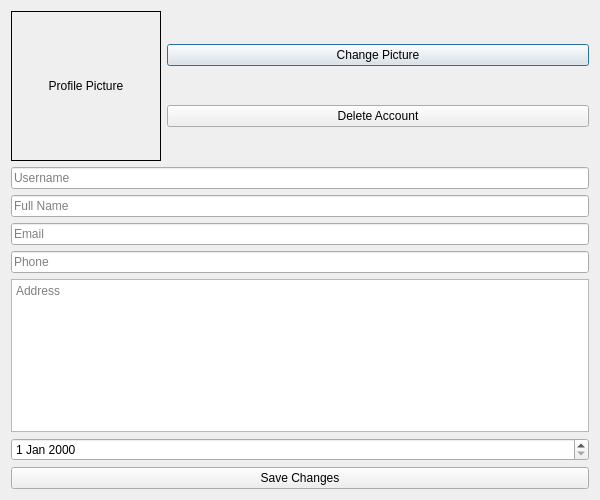
<?xml version="1.0" encoding="UTF-8"?>
<ui version="4.0">
 <class>ProfileManager</class>
 <widget class="QDialog" name="ProfileManager">
  <property name="geometry">
   <rect>
    <x>0</x>
    <y>0</y>
    <width>600</width>
    <height>500</height>
   </rect>
  </property>
  <property name="windowTitle">
   <string>Profile Management</string>
  </property>
  <property name="styleSheet">
   <string notr="true">/* ===== Modern App Styling with Animations ===== */
QWidget {
    background: qlineargradient(x1:0, y1:0, x2:1, y2:1,
        stop:0 #0a0a1a, stop:0.3 #1a1a2e, stop:0.7 #16213e, stop:1 #0f0f23);
    font-family: 'Segoe UI', 'SF Pro Display', 'Arial', sans-serif;
    color: #ffffff;
}

/* ===== Animated Background Elements ===== */
QWidget::before {
    content: "";
    position: absolute;
    top: 0;
    left: 0;
    right: 0;
    bottom: 0;
    background: 
        radial-gradient(circle at 20% 80%, rgba(0, 180, 216, 0.08) 0%, transparent 50%),
        radial-gradient(circle at 80% 20%, rgba(92, 107, 192, 0.08) 0%, transparent 50%),
        radial-gradient(circle at 40% 40%, rgba(255, 179, 0, 0.04) 0%, transparent 50%);
    animation: backgroundShift 25s ease-in-out infinite;
}

/* ===== Modern Input Fields ===== */
QLineEdit {
    background: rgba(255, 255, 255, 0.08);
    backdrop-filter: blur(10px);
    color: #ffffff;
    padding: 16px 20px;
    border-radius: 16px;
    border: 1px solid rgba(255, 255, 255, 0.1);
    font-size: 15px;
    font-weight: 400;
    box-shadow: 
        0 4px 16px rgba(0, 0, 0, 0.1),
        inset 0 1px 0 rgba(255, 255, 255, 0.1);
    transition: all 0.3s cubic-bezier(0.4, 0, 0.2, 1);
}

QLineEdit:focus {
    background: rgba(255, 255, 255, 0.12);
    border: 1px solid rgba(0, 212, 255, 0.5);
    box-shadow: 
        0 0 0 4px rgba(0, 212, 255, 0.1),
        0 8px 24px rgba(0, 212, 255, 0.2),
        inset 0 1px 0 rgba(255, 255, 255, 0.2);
    transform: translateY(-2px);
}

QLineEdit::placeholder {
    color: rgba(255, 255, 255, 0.5);
    font-style: normal;
    font-weight: 400;
}

QLineEdit[readOnly="true"] {
    background: rgba(255, 255, 255, 0.04);
    border: 1px solid rgba(255, 255, 255, 0.05);
    color: rgba(255, 255, 255, 0.7);
}

/* ===== Modern Text Edit ===== */
QTextEdit {
    background: rgba(255, 255, 255, 0.08);
    backdrop-filter: blur(10px);
    color: #ffffff;
    padding: 16px 20px;
    border-radius: 16px;
    border: 1px solid rgba(255, 255, 255, 0.1);
    font-size: 15px;
    font-weight: 400;
    box-shadow: 
        0 4px 16px rgba(0, 0, 0, 0.1),
        inset 0 1px 0 rgba(255, 255, 255, 0.1);
    transition: all 0.3s cubic-bezier(0.4, 0, 0.2, 1);
}

QTextEdit:focus {
    background: rgba(255, 255, 255, 0.12);
    border: 1px solid rgba(0, 212, 255, 0.5);
    box-shadow: 
        0 0 0 4px rgba(0, 212, 255, 0.1),
        0 8px 24px rgba(0, 212, 255, 0.2),
        inset 0 1px 0 rgba(255, 255, 255, 0.2);
    transform: translateY(-2px);
}

/* ===== Modern Date Edit ===== */
QDateEdit {
    background: rgba(255, 255, 255, 0.08);
    backdrop-filter: blur(10px);
    color: #ffffff;
    padding: 16px 20px;
    border-radius: 16px;
    border: 1px solid rgba(255, 255, 255, 0.1);
    font-size: 15px;
    font-weight: 400;
    box-shadow: 
        0 4px 16px rgba(0, 0, 0, 0.1),
        inset 0 1px 0 rgba(255, 255, 255, 0.1);
    transition: all 0.3s cubic-bezier(0.4, 0, 0.2, 1);
}

QDateEdit:focus {
    background: rgba(255, 255, 255, 0.12);
    border: 1px solid rgba(0, 212, 255, 0.5);
    box-shadow: 
        0 0 0 4px rgba(0, 212, 255, 0.1),
        0 8px 24px rgba(0, 212, 255, 0.2),
        inset 0 1px 0 rgba(255, 255, 255, 0.2);
    transform: translateY(-2px);
}

QDateEdit::drop-down {
    border: none;
    width: 24px;
}

QDateEdit::down-arrow {
    image: none;
    border-left: 6px solid transparent;
    border-right: 6px solid transparent;
    border-top: 6px solid #ffffff;
    margin-right: 8px;
}

/* ===== Modern Buttons with Animations ===== */
QPushButton {
    background: qlineargradient(x1:0, y1:0, x2:0, y2:1,
        stop:0 rgba(0, 180, 216, 0.9), stop:1 rgba(0, 150, 199, 0.9));
    color: white;
    border: none;
    border-radius: 16px;
    padding: 16px 24px;
    font-weight: 600;
    font-size: 14px;
    text-transform: uppercase;
    letter-spacing: 0.5px;
    box-shadow: 
        0 8px 24px rgba(0, 180, 216, 0.3),
        0 0 0 1px rgba(255, 255, 255, 0.1);
    transition: all 0.3s cubic-bezier(0.4, 0, 0.2, 1);
    position: relative;
    overflow: hidden;
}

QPushButton::before {
    content: "";
    position: absolute;
    top: 0;
    left: -100%;
    width: 100%;
    height: 100%;
    background: linear-gradient(90deg, transparent, rgba(255, 255, 255, 0.2), transparent);
    transition: left 0.5s;
}

QPushButton:hover {
    background: qlineargradient(x1:0, y1:0, x2:0, y2:1,
        stop:0 rgba(0, 212, 255, 0.9), stop:1 rgba(0, 180, 216, 0.9));
    transform: translateY(-4px) scale(1.02);
    box-shadow: 
        0 12px 32px rgba(0, 180, 216, 0.4),
        0 0 0 1px rgba(255, 255, 255, 0.2);
}

QPushButton:hover::before {
    left: 100%;
}

QPushButton:pressed {
    background: qlineargradient(x1:0, y1:0, x2:0, y2:1,
        stop:0 rgba(0, 150, 199, 0.9), stop:1 rgba(0, 120, 180, 0.9));
    transform: translateY(-2px) scale(0.98);
    box-shadow: 
        0 4px 16px rgba(0, 180, 216, 0.3),
        0 0 0 1px rgba(255, 255, 255, 0.1);
}

/* ===== Special Button Styling ===== */
QPushButton#pushButton_changePicture {
    background: qlineargradient(x1:0, y1:0, x2:0, y2:1,
        stop:0 rgba(78, 205, 196, 0.9), stop:1 rgba(68, 160, 141, 0.9));
    box-shadow: 
        0 8px 24px rgba(78, 205, 196, 0.3),
        0 0 0 1px rgba(255, 255, 255, 0.1);
}

QPushButton#pushButton_changePicture:hover {
    background: qlineargradient(x1:0, y1:0, x2:0, y2:1,
        stop:0 rgba(110, 231, 223, 0.9), stop:1 rgba(78, 205, 196, 0.9));
    box-shadow: 
        0 12px 32px rgba(78, 205, 196, 0.4),
        0 0 0 1px rgba(255, 255, 255, 0.2);
}

QPushButton#pushButton_deleteAccount {
    background: qlineargradient(x1:0, y1:0, x2:0, y2:1,
        stop:0 rgba(255, 107, 107, 0.9), stop:1 rgba(238, 90, 82, 0.9));
    box-shadow: 
        0 8px 24px rgba(255, 107, 107, 0.3),
        0 0 0 1px rgba(255, 255, 255, 0.1);
}

QPushButton#pushButton_deleteAccount:hover {
    background: qlineargradient(x1:0, y1:0, x2:0, y2:1,
        stop:0 rgba(255, 142, 142, 0.9), stop:1 rgba(255, 107, 107, 0.9));
    box-shadow: 
        0 12px 32px rgba(255, 107, 107, 0.4),
        0 0 0 1px rgba(255, 255, 255, 0.2);
}

QPushButton#pushButton_save {
    background: qlineargradient(x1:0, y1:0, x2:0, y2:1,
        stop:0 rgba(92, 107, 192, 0.9), stop:1 rgba(63, 81, 181, 0.9));
    box-shadow: 
        0 8px 24px rgba(92, 107, 192, 0.3),
        0 0 0 1px rgba(255, 255, 255, 0.1);
}

QPushButton#pushButton_save:hover {
    background: qlineargradient(x1:0, y1:0, x2:0, y2:1,
        stop:0 rgba(121, 134, 203, 0.9), stop:1 rgba(92, 107, 192, 0.9));
    box-shadow: 
        0 12px 32px rgba(92, 107, 192, 0.4),
        0 0 0 1px rgba(255, 255, 255, 0.2);
}

/* ===== Modern Labels ===== */
QLabel {
    color: #ffffff;
    font-weight: 500;
}

QLabel#label_profilePicture {
    background: rgba(255, 255, 255, 0.05);
    backdrop-filter: blur(20px);
    border: 2px solid rgba(255, 255, 255, 0.1);
    border-radius: 20px;
    color: rgba(255, 255, 255, 0.7);
    font-size: 15px;
    font-weight: 500;
    box-shadow: 
        0 12px 40px rgba(0, 0, 0, 0.3),
        0 0 0 1px rgba(255, 255, 255, 0.05),
        inset 0 1px 0 rgba(255, 255, 255, 0.1);
    transition: all 0.3s cubic-bezier(0.4, 0, 0.2, 1);
}

QLabel#label_profilePicture:hover {
    background: rgba(255, 255, 255, 0.08);
    border: 2px solid rgba(0, 180, 216, 0.3);
    transform: translateY(-2px);
    box-shadow: 
        0 16px 48px rgba(0, 0, 0, 0.4),
        0 0 0 1px rgba(0, 180, 216, 0.1),
        inset 0 1px 0 rgba(255, 255, 255, 0.15);
}

/* ===== Modern Scrollbars ===== */
QScrollBar:vertical {
    background: rgba(255, 255, 255, 0.05);
    width: 8px;
    border-radius: 4px;
    margin: 0;
}

QScrollBar::handle:vertical {
    background: qlineargradient(x1:0, y1:0, x2:1, y2:0,
        stop:0 rgba(0, 180, 216, 0.8), stop:1 rgba(0, 150, 199, 0.8));
    border-radius: 4px;
    min-height: 30px;
    margin: 2px;
}

QScrollBar::handle:vertical:hover {
    background: qlineargradient(x1:0, y1:0, x2:1, y2:0,
        stop:0 rgba(0, 212, 255, 0.9), stop:1 rgba(0, 180, 216, 0.9));
}

QScrollBar::add-line:vertical, QScrollBar::sub-line:vertical {
    height: 0px;
}

/* ===== Enhanced Tooltips ===== */
QToolTip {
    background: rgba(45, 45, 68, 0.95);
    backdrop-filter: blur(10px);
    color: #ffffff;
    border: 1px solid rgba(255, 255, 255, 0.1);
    border-radius: 12px;
    padding: 12px 16px;
    font-size: 13px;
    font-weight: 500;
    box-shadow: 
        0 8px 24px rgba(0, 0, 0, 0.3),
        0 0 0 1px rgba(255, 255, 255, 0.05);
}

/* ===== Animation Keyframes ===== */
@keyframes backgroundShift {
    0%, 100% {
        background-position: 0% 50%;
    }
    50% {
        background-position: 100% 50%;
    }
}

@keyframes float {
    0%, 100% {
        transform: translateY(0px);
    }
    50% {
        transform: translateY(-10px);
    }
}

@keyframes pulse {
    0%, 100% {
        opacity: 1;
    }
    50% {
        opacity: 0.8;
    }
}

/* ===== Responsive Design Elements ===== */
@media (max-width: 768px) {
    QLineEdit, QTextEdit, QDateEdit {
        padding: 14px 16px;
        font-size: 14px;
    }
    
    QPushButton {
        padding: 14px 20px;
        font-size: 13px;
    }
}
</string>
  </property>
  <layout class="QVBoxLayout" name="verticalLayout">
   <item>
    <layout class="QHBoxLayout" name="horizontalLayout">
     <item>
      <widget class="QLabel" name="label_profilePicture">
       <property name="minimumSize">
        <size>
         <width>150</width>
         <height>150</height>
        </size>
       </property>
       <property name="maximumSize">
        <size>
         <width>150</width>
         <height>150</height>
        </size>
       </property>
       <property name="frameShape">
        <enum>QFrame::Shape::Box</enum>
       </property>
       <property name="text">
        <string>Profile Picture</string>
       </property>
       <property name="alignment">
        <set>Qt::AlignmentFlag::AlignCenter</set>
       </property>
      </widget>
     </item>
     <item>
      <layout class="QVBoxLayout" name="verticalLayout_2">
       <item>
        <widget class="QPushButton" name="pushButton_changePicture">
         <property name="text">
          <string>Change Picture</string>
         </property>
        </widget>
       </item>
       <item>
        <widget class="QPushButton" name="pushButton_deleteAccount">
         <property name="text">
          <string>Delete Account</string>
         </property>
        </widget>
       </item>
      </layout>
     </item>
    </layout>
   </item>
   <item>
    <widget class="QLineEdit" name="lineEdit_username">
     <property name="readOnly">
      <bool>true</bool>
     </property>
     <property name="placeholderText">
      <string>Username</string>
     </property>
    </widget>
   </item>
   <item>
    <widget class="QLineEdit" name="lineEdit_fullName">
     <property name="placeholderText">
      <string>Full Name</string>
     </property>
    </widget>
   </item>
   <item>
    <widget class="QLineEdit" name="lineEdit_email">
     <property name="placeholderText">
      <string>Email</string>
     </property>
    </widget>
   </item>
   <item>
    <widget class="QLineEdit" name="lineEdit_phone">
     <property name="placeholderText">
      <string>Phone</string>
     </property>
    </widget>
   </item>
   <item>
    <widget class="QTextEdit" name="textEdit_address">
     <property name="placeholderText">
      <string>Address</string>
     </property>
    </widget>
   </item>
   <item>
    <widget class="QDateEdit" name="dateEdit_dob"/>
   </item>
   <item>
    <widget class="QPushButton" name="pushButton_save">
     <property name="text">
      <string>Save Changes</string>
     </property>
    </widget>
   </item>
  </layout>
 </widget>
 <resources/>
 <connections/>
</ui>
